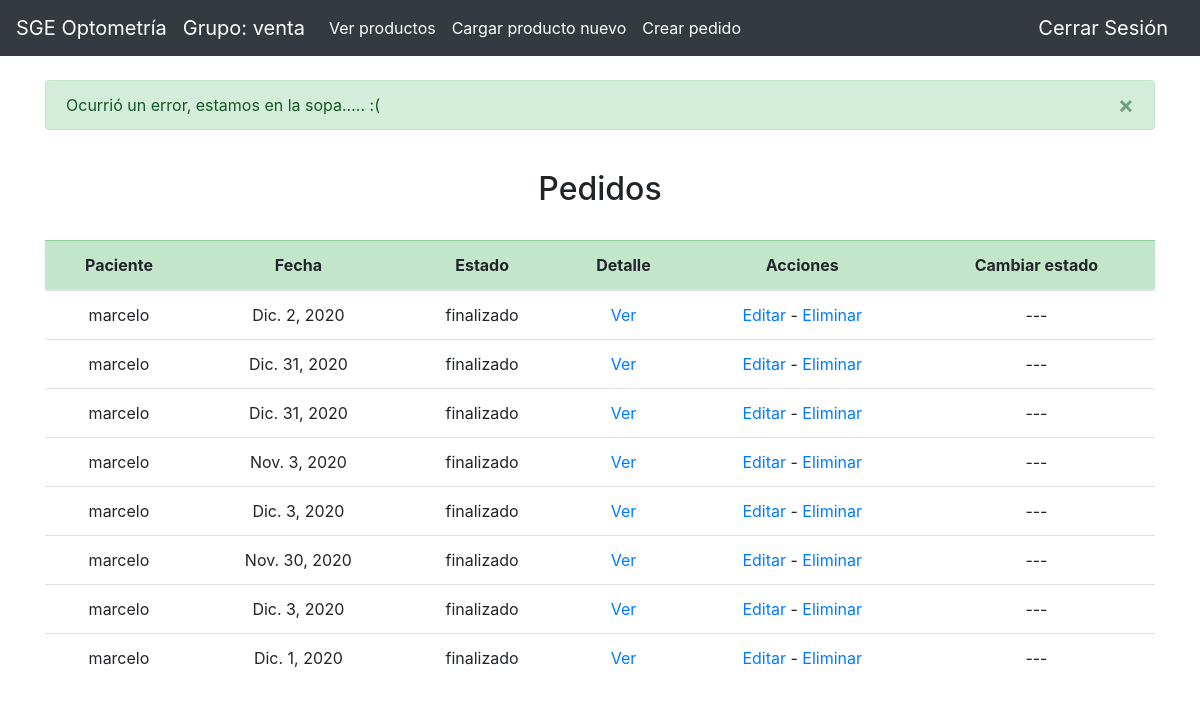
The page /optometria/pedido/65/finalizar (signed in) on the database its author committed.
### user/models.py (models this page shows)
class User(AbstractUser):
    roles = [
        ('secretario','Secretario'),
        ('medicos','Medico'),
        ('venta','Ventas'),
        ('taller','Taller'),
        ('gerencia','Gerente'),
        ('paciente','Paciente')]
    rol = models.CharField(max_length=16, choices=roles, default='paciente')

### optometria/models.py (models this page shows)
class Pedido(models.Model):
    tipo_pago = [
        ("credito","Tarjeta de Crédito"),
        ("debito","Tarjeta de Débito"),
        ("virtual","Billetera Virtual"),
        ("efectivo","Efectivo")
    ]
    estado_pedido = [
        ("pendiente","Pendiente"),
        ("pedido","Pedido"),
        ("taller","Taller"),
        ("finalizado","Finalizado")
    ]
    items = models.ManyToManyField(Producto)
    paciente = models.ForeignKey(settings.AUTH_USER_MODEL, on_delete=models.CASCADE, related_name='Pedido_paciente')
    tipo_de_pago = models.CharField(max_length=10, choices=tipo_pago, default='efectivo')
    estado = models.CharField(max_length=12, choices=estado_pedido, default='pendiente')
    fecha = models.DateField(auto_now_add=False, auto_now= False, blank=False)
    vendedor = models.ForeignKey(settings.AUTH_USER_MODEL, on_delete=models.CASCADE, related_name='pedido_vendedor')
    precio = models.FloatField()

### optometria/views.py (the view)
# urls.py: path('pedido/<int:id>/finalizar', views.finalizar_pedido, name='finalizar_pedido'),
def finalizar_pedido(request, id):
    pedidos = Pedido.objects.all()
    if request.user.rol == 'taller':
        pedido = Pedido.objects.filter(id=id).values()
        request.POST = request.POST.copy()
        request.POST['vendedor']  = pedido[0]['vendedor_id']
        request.POST['monto'] = pedido[0]['precio']
        request.POST['fecha'] = datetime.now()
        print(request.POST)
        form_venta = VentaForm(request.POST)
        if form_venta.is_valid():
            Pedido.objects.filter(id=id).update(estado='finalizado')
            form_venta.save()
            messages.success(request, ('Se finalizó el pedido, y se actualizaron los valores de venta.'))
        else:
            messages.success(request, ('Todo mal, la puta madre.'))
        return render(request, 'optometria/index.html',{
            'grupo': request.user.rol,
            'pedidos': pedidos,
        })
    else:
        messages.success(request, ('Ocurrió un error, estamos en la sopa..... :('))
        return render(request, 'optometria/index.html',{
            'grupo': request.user.rol,
            'pedidos': pedidos,
        })
    return render(request, 'optometria/index.html',{
            'grupo': request.user.rol,
            'pedidos': pedidos,
        })

### optometria/templates/optometria/index.html (shortened to what this page needs)
{% extends "optometria/new_layout.html" %}
{% block body %}
{% if grupo == "secretario" %}
<title>Turnos</title>
<br>
{% if turnos != None %}
    <h2><center>Turnos</center></h2>
    <br>
    <div class="table-responsive">
        <table class="table table-hover">
            <thead>
                <tr class="table-success">
                    <th scope="col"><center>Id</center></th>
                    <th scope="col"><center>Fecha</center></th>
                    <th scope="col"><center>Paciente</center></th>
                    <th scope="col"><center>Especialista</center></th>
                    <th scope="col"><center>Cumplió</center></th>
                    <th scope="col"><center>Acciones</center></th>
                </tr>
            </thead>
            <tbody>
            {% for turno in turnos %}
                <tr>
                    <td><center>{{turno.id}}</center></td>
                    <td><center>{{turno.fecha}}</center></td>
                    <td><center>{{turno.paciente}}</center></td>
                    <td><center>{{turno.medico}}</center></td>
                    {% if turno.cumplio %}
                        <td><center>Si</center></td>
                    {% else %}
                        <td><center>No</center></td>
                    {% endif %}
                    <td><center>
                    <a href="{% url 'optometria:editar_turno' turno.id%}">Editar</a>
                    <a> - </a>
                    <a href="{% url 'optometria:eliminar_turno' turno.id%}">Eliminar</a>
                    </center></td>
                    </tr>
            {% endfor %}
            </tbody>
        </table>
    </div>
{% else %}
    <h2><center>No hay Turnos</center></h2>
    <br>
{% endif %}
{% elif grupo == "venta" %}
<br>
{% if pedidos != None %}
    <h2><center>Pedidos</center></h2>
    <br>
    <div class="table-responsive">
        <table class="table table-hover">
            <thead>
                <tr class="table-success">
                    <th scope="col"><center>Paciente</center></th>
                    <th scope="col"><center>Fecha</center></th>
                    <th scope="col"><center>Estado</center></th>
                    <th scope="col"><center>Detalle</center></th>
                    <th scope="col"><center>Acciones</center></th>
                    <th scope="col"><center>Cambiar estado</center></th>
                </tr>
            </thead>
            <tbody>
            {% for pedido in pedidos %}
                <tr>
                    <td><center>{{pedido.paciente}}</center></td>
                    <td><center>{{pedido.fecha}}</center></td>
                    <td><center>{{pedido.estado}}</center></td>
                    <td><center><a href="{% url 'optometria:detalle_pedido' pedido.id%}">Ver</a></center></td>
                    <td><center>
                    <a href="{% url 'optometria:editar_pedido' pedido.id%}">Editar</a>
                    <a> - </a>
                    <a href="{% url 'optometria:eliminar_pedido' pedido.id%}">Eliminar</a>
                    </center></td>
                    <td><center>
                    {% if pedido.estado != 'finalizado' %}
                    {% if pedido.estado != 'pedido' %}
                    <a href="{% url 'optometria:estado_pedido' pedido.id%}">Pedido</a>
                    {% else %}
                    <a>---</a>
                    {% endif %}
                    <a> - </a>
                    {% if pedido.estado != 'taller' %}
                    <a href="{% url 'optometria:estado_taller' pedido.id%}">Taller</a>
                    {% else %}
                    <a>---</a>
                    {% endif %}
                    {% else %}
                    <a>---</a>
                    {% endif %}
                    </center></td>
                    </tr>
            {% endfor %}
            </tbody>
        </table>
    </div>
{% else %}
    <h2><center>No hay Pedidos Registrados</center></h2>
    <br>
{% endif %}
{% endif %}
{% endblock %}

### optometria/templates/optometria/new_layout.html (shortened to what this page needs)
{% load static %}
<!doctype html>
<html lang="en">
  <head>
    <link rel="stylesheet" href="https://cdn.jsdelivr.net/npm/bootstrap@4.5.3/dist/css/bootstrap.min.css">
  </head>
  <body>
  <nav class="navbar navbar-expand-lg navbar-dark bg-dark">
  <a class="navbar-brand" href="{% url 'optometria:index' %}">SGE Optometría</a>
  <a class="navbar-brand">Grupo: {{grupo}}</a>
  <div class="collapse navbar-collapse" id="navbarSupportedContent">
    <ul class="navbar-nav mr-auto">
    {% if grupo == "secretario" %}
      <li class="nav-item">
        <a class="nav-link active" href="{% url 'optometria:agregar_turno'%}">Crear Turno</a>
      </li>
    {% elif grupo == "medicos" %}
      <li class="nav-item">
        <a class="nav-link active" href="{% url 'optometria:agregar_hc'%}">Crear Historia Clínica</a>
      </li>
    {% elif grupo == "venta" %}
    <li class="nav-item">
        <a class="nav-link active" href="{% url 'optometria:ver_producto'%}">Ver productos</a>
      </li>
      <li class="nav-item">
        <a class="nav-link active" href="{% url 'optometria:agregar_producto' %}">Cargar producto nuevo</a>
      </li>
      <li class="nav-item">
        <a class="nav-link active" href="{% url 'optometria:agregar_pedido' %}">Crear pedido</a>
      </li>
      {% endif%}
    </ul>
    <ul class="nav navbar-nav navbar-right">
      <li><a class="navbar-brand" href="{% url 'usuarios:logout' %}">Cerrar Sesión</a></li>
    </ul>
  </div>
</nav>
<div class='container'>
<br>
{% if messages %}
      {% for message in messages %}
        <div class="alert alert-success alert-dismissible fade show" role="alert">
        {{ message }}
        <button type="button" class="close" data-dismiss="alert" aria-label="Close">
        <span aria-hidden="true">&times;</span>
        </button>
        </div>
      {% endfor %}
    {% endif %}
    {% block body %}
    {% endblock %}
</div>
  </body>
</html>

### rows shown on the page
User: rol "venta"
Pedido: paciente "marcelo", fecha "Dic. 2, 2020", estado "finalizado"
Pedido: paciente "marcelo", fecha "Dic. 31, 2020", estado "finalizado"
Pedido: paciente "marcelo", fecha "Dic. 31, 2020", estado "finalizado"
Pedido: paciente "marcelo", fecha "Nov. 3, 2020", estado "finalizado"
Pedido: paciente "marcelo", fecha "Dic. 3, 2020", estado "finalizado"
Pedido: paciente "marcelo", fecha "Nov. 30, 2020", estado "finalizado"
Pedido: paciente "marcelo", fecha "Dic. 3, 2020", estado "finalizado"
Pedido: paciente "marcelo", fecha "Dic. 1, 2020", estado "finalizado"

### other values the page prints
{{ message }} "Ocurrió un error, estamos en la sopa..... :("
